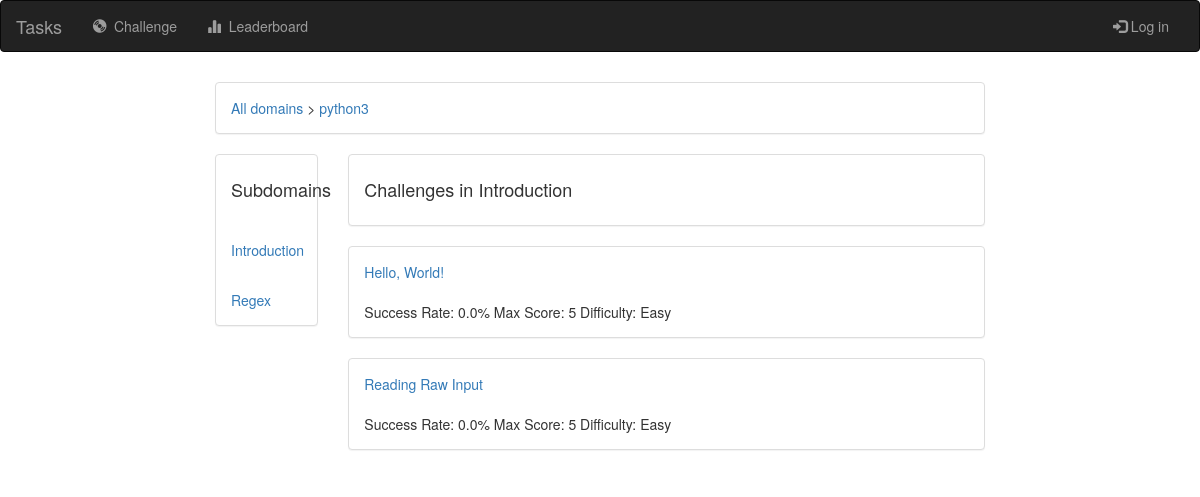
Screenshot of /challenges/python3/Introduction/ with the database file from the repository.
### Tasks/models.py (models this page shows, shortened)
class domain(models.Model):
    domain_name = models.CharField(max_length = 50)

class subdomain(models.Model):
    father_domain_name = models.ForeignKey(domain)
    subdomain_name = models.CharField(max_length = 50)

class task(models.Model):
    choices = (('Easy','Easy'), ('Medium', 'Medium'), ('Hard','Hard'))
    father_domain_name = models.ForeignKey(domain)
    father_subdomain_name = models.ForeignKey(subdomain)
    task_name = models.CharField(max_length = 50)
    max_score = models.IntegerField()
    difficulty = models.CharField(max_length = 10, choices = choices, default = 'Easy')
    people_tried = models.IntegerField(default = 0)
    people_succeed = models.IntegerField(default = 0)
    success_rate = models.FloatField(max_length = 4, default = 0)
    task_text = models.TextField(max_length=15000)
    def __str__(self):
        return str(self.task_name).replace('_', " ")

### Tasks/views.py (the view)
# urls.py: url(r'^challenges/', include('Tasks.urls', namespace='Tasks')),
def challenges(request, domain_name, subdomain_name):
    subs = list(map(lambda x: x.subdomain_name,
                    subdomain.objects.filter(father_domain_name__domain_name__exact = domain_name)))
    context = {'subdomains': subs,
               'challenges': task.objects.filter(father_domain_name__domain_name__exact = domain_name).filter(
                   father_subdomain_name__subdomain_name__exact = subdomain_name),
               'domain': domain_name,
               'subdomain': subdomain_name,
               }
    return render(request, 'challenges.html', context)

### Tasks/templates/challenges.html (shortened to what this page needs)
{% extends 'base.html' %}
{% block body %}
    <div class="col-sm-12 col-md-18">
            <div class="panel panel-default">
                <div class="panel-body">
                    <a href="{% url 'Tasks:index' %}">All domains</a>
                    >
                    <a href="{% url 'Tasks:index' %}{{ domain }}/">{{ domain }}</a>
                </div>
            </div>
        </div>
    <br><br>
    <div class="col-sm-12 col-md-2">
            <div class="panel panel-default">
                <div class="panel-body">
                    <h4>Subdomains</h4>
                </div>
                {% for i in subdomains %}
                <div class="panel-body">
                    <a href="{% url 'Tasks:index' %}{{ domain }}/{{ i }}/">{{ i }}</a><br>
                </div>
                {% endfor %}
            </div>
        </div>
        <div class="col-sm-2 col-md-10">
            <div class="panel panel-default">
                <div class="panel-body">
                <h4>Challenges in {{ subdomain }}</h4>
                </div>
            </div>
        </div>
    <div class="col-sm-12 col-md-10">
        {% for i in challenges %}
            <div class="panel panel-default">
                <div class="panel-body">
                <a href="{% url 'Tasks:index' %}{{ domain }}/{{ subdomain }}/{{ i }}/">{{ i }}</a>
                <br><br>
                Success Rate: {{ i.success_rate }}% Max Score: {{ i.max_score }} Difficulty: {{ i.difficulty }}
            </div>
        </div>
        {% endfor %}
    </div>
{% endblock %}

### Tasks/templates/base.html (shortened to what this page needs)
<!DOCTYPE html>
<html lang="en">
<head>
    {% load staticfiles %}
    <link rel="stylesheet" href="https://maxcdn.bootstrapcdn.com/bootstrap/3.3.7/css/bootstrap.min.css">
    <link rel="stylesheet" type="text/css" href="{% static 'style.css' %}">
</head>
<body>
    <nav class="navbar navbar-inverse">
        <div class="container-fluid">
            <div class="navbar-header">
                <a class="navbar-brand" href="/">Tasks</a>
            </div>
            <div  class="collapse navbar-collapse" id="topNavBar">
                <ul class="nav navbar-nav">
                    <li class="">
                        <a href="{% url 'Tasks:index' %}">
                            <span class="glyphicon glyphicon-cd" aria-hidden="true"></span>&nbsp;
                            Challenge
                        </a>
                    </li>
                    <li class="">
                        <a href="{% url 'leaderboard' 'python3' %}">
                            <span class="glyphicon glyphicon-stats"></span>&nbsp;
                            Leaderboard
                        </a>
                    </li>
                </ul>
                <ul class="nav navbar-nav navbar-right">
                    {% if request.user.is_authenticated %}
                    <li class="">
                        <a>
                            <span class="glyphicon glyphicon-user"></span>
                            Hi, {{ request.user.username }}
                        </a>
                    </li>
                    {% if request.user.is_staff %}
                    <li class="">
                        <a href="/admin/Tasks/">
                            <span class="glyphicon glyphicon-cog"></span>
                            Control panel
                        </a>
                    </li>
                    {% endif %}
                    <li class="">
                        <a href="{% url 'Tasks:logout' %}">
                            <span class="glyphicon glyphicon-off" aria-hidden="true"></span>&nbsp;
                            Log Out
                        </a>
                    </li>
                    {% else %}
                    <li class="">
                        <a href="{% url 'Tasks:login' %}?next={{ request.path }}">
                            <span class="glyphicon glyphicon-log-in"></span>
                            Log in
                        </a>
                    </li>
                    {% endif %}
                </ul>
            </div>
        </div>
    </nav>
    <div class="middle">
    <div class="content">
    <div class="container-fluid">
        <div class="row">
        {% block body %}
        {% endblock %}
        </div>
    </div>
    </div>
    <br><br><br><br>
    </div>
</body>
</html>

### Tasks/static/style.css (style rules this page uses)
body { background: white url("images/background.png"); }
.content { width: 80%; padding-left: 80px; padding-right: 80px; padding-top: 10px; margin:0 auto; }

### rows the page displays
domain: domain_name "python3"
subdomain: subdomains "Introduction", subdomain_name "Introduction"
subdomain: subdomains "Regex"
task: task_name "Hello, World!", success_rate "0.0", max_score "5", difficulty "Easy"
task: task_name "Reading Raw Input", success_rate "0.0", max_score "5", difficulty "Easy"
